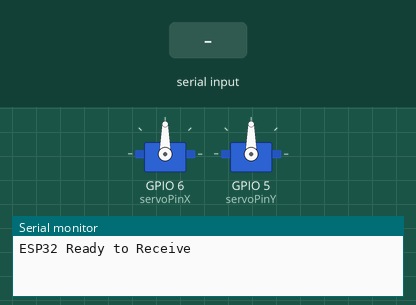
The sketch below on a simulated ESP32. Parts: 2 × servo, the last lines printed to the serial monitor. The inputs (shaded band) are chosen by the test bench.

Above: at 1.2 s.
1.3 s: "90,45\n" received over Serial
At 3.3 s:
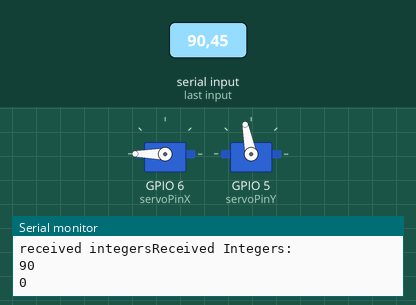
3.8 s: "30,150\n" received over Serial
At 5.2 s:
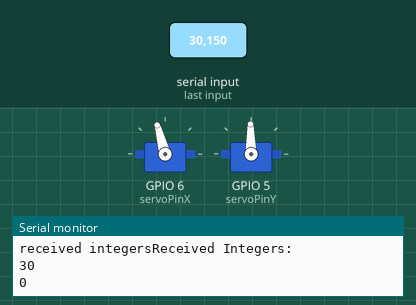
6.3 s: "200\n" received over Serial
At 8.3 s:
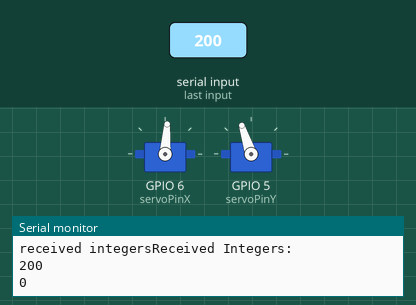
Timing chart, 0 to 9.8 s (numbered marks = the images above; inputs shaded):
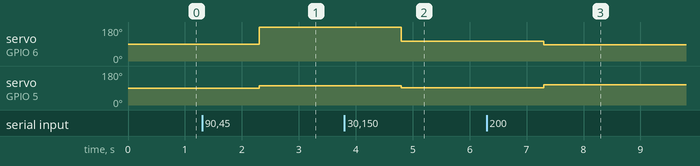

Measured:
- after the input at 1.3 s, servo on GPIO 6 (servoPinX): 90° → 180° after 1.0 s; servo on GPIO 5 (servoPinY): 90° → 101° after 1.0 s
- after the input at 3.8 s, servo on GPIO 6 (servoPinX): 180° → 105° after 1.0 s; servo on GPIO 5 (servoPinY): 101° → 91° after 1.0 s
- after the input at 6.3 s, servo on GPIO 6 (servoPinX): 105° → 86° after 1.0 s; servo on GPIO 5 (servoPinY): 91° → 108° after 1.0 s

The sketch:

ServoControl.ino
```cpp
#include <ESP32Servo.h>
#include <math.h>
Servo servoX;
Servo servoY;
int servoPinX = 6;
int servoPinY = 5;
int currentAngle_X = 90;
int currentAngle_Y = 90;
double Kp = 0.03;
double Ki = 0.0004;
double Kd = 0.5;
double dt = 0;
double previousTime = 0;
double integral = 0;
double previousError = 0;
void setup() {
  // put your setup code here, to run once:

 Serial.begin(115200);
 Serial.println("ESP32 Ready to Receive");
 servoX.attach(servoPinX);
 servoY.attach(servoPinY);
 servoX.write(currentAngle_X);
 servoY.write(currentAngle_Y);

}


void loop() {
  // put your main code here, to run repeatedly:

   if(Serial.available()){
    //servoX.write(65);
    //servoY.write(90);
    double currentTime = millis();
    dt = (currentTime - previousTime) / 1000;
    String receivedString = Serial.readStringUntil('\n');
    String receivedString2 = Serial.readStringUntil('\n');
    Serial.print("received integers");
    int receivedInt = receivedString.toInt();
    int receivedInt2 = receivedString2.toInt();
    Serial.println("Received Integers: ");
    Serial.println(receivedInt);
    Serial.println(receivedInt2);
    int x_error = receivedInt - 319;
    int y_error = receivedInt2 - 239;
    int X_Angle = currentAngle_X - pid(x_error);
    int Y_Angle = currentAngle_Y - pid(y_error);
    servoX.write(X_Angle);
    servoY.write(Y_Angle);

    }


}

int pid(int error){
  int proportional = error;
  integral = integral + (error * dt);
  double derivative = (error - previousError) / dt;
  //double output = (Kp * proportional) * (Ki * integral) + (Kd * derivative);
  //int myOutput = (int)ceil(output);
  previousError = error;
  double output = Kp * error + Ki * integral + Kd * derivative;
  return output;
  }
```
